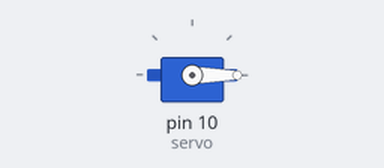
Bench run of a sketch on a simulated Arduino Uno, built with avr-gcc and run on an emulated ATmega328P. Shown: servo.

Above: at 0.05 s.
At 7.0 s:
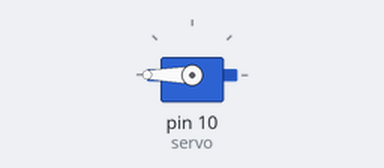
Timing chart, 0 to 9.1 s (numbered marks = the images above):
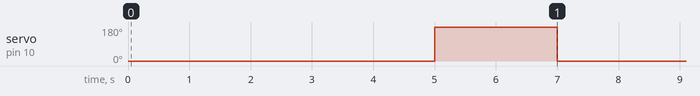

Measured:
- by itself, servo on pin 10 (servo): alternates 180° for 2.0 s and 0° for 5.0 s

The sketch:

servo.ino
```cpp
#include <Servo.h> //используем библиотеку для работы с сервоприводом

Servo servo; //объявляем переменную servo типа Servo

void setup() //процедура setup

{

servo.attach(10); //привязываем привод к порту 10

}

void loop() //процедура loop

{

servo.write(0); //ставим вал под 0

delay(5000); //ждем 2 секунды

servo.write(180); //ставим вал под 180

delay(2000); //ждем 2 секунды

}
```
